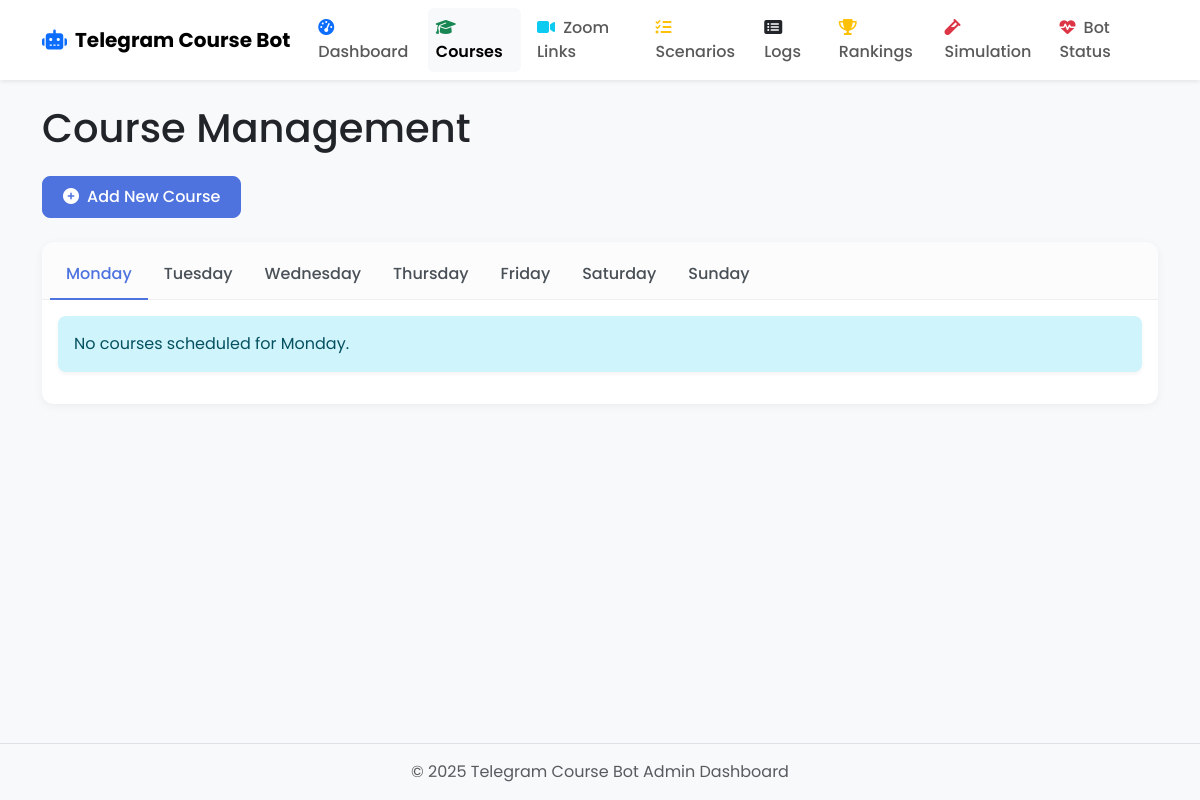
The app's page /courses, older data.
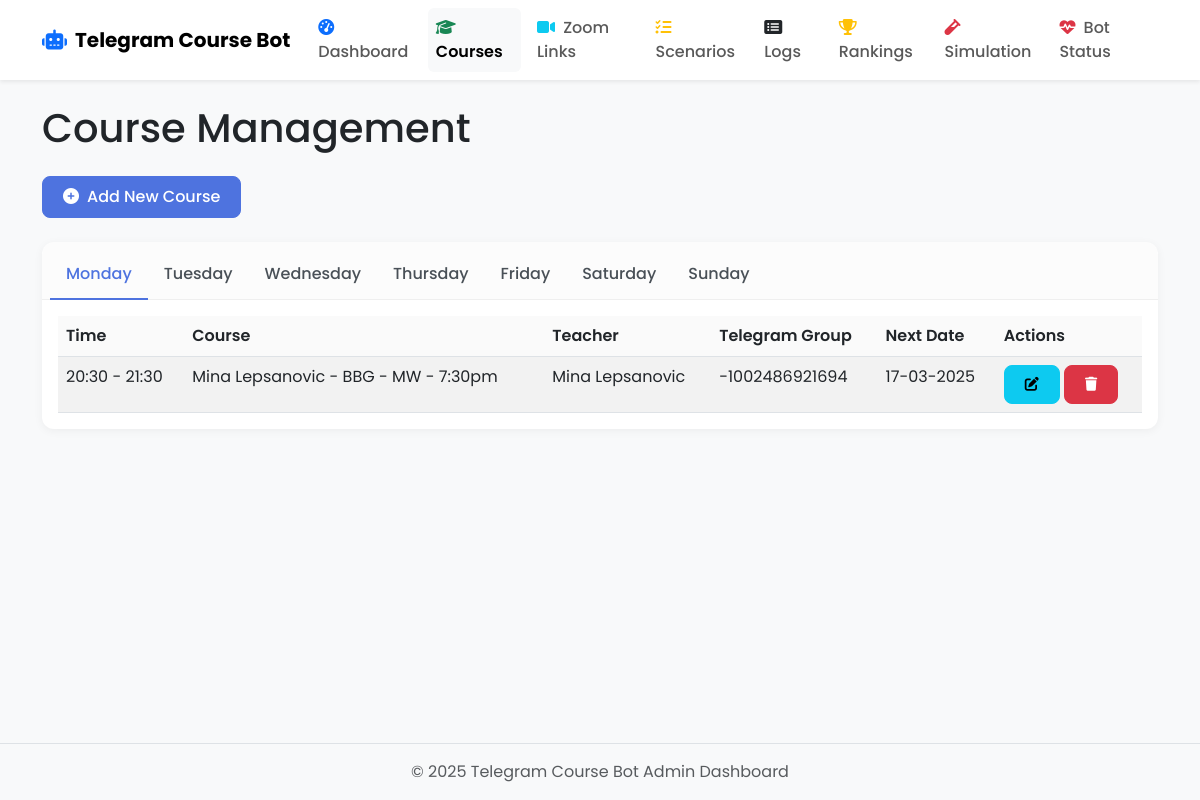
The same page, newer data.
### models.py (models this page shows, shortened)
class Course(db.Model):
    id = db.Column(db.Integer, primary_key=True)
    course_name = db.Column(db.String(100), nullable=False)
    teacher_name = db.Column(db.String(100), nullable=False)
    telegram_group_id = db.Column(db.String(100), nullable=False)
    day_of_week = db.Column(db.Integer, nullable=False)  # 0-6, Monday is 0
    start_time = db.Column(db.Time, nullable=False)
    end_time = db.Column(db.Time, nullable=False)
    schedule_date = db.Column(db.Date, nullable=True)  # The next occurrence date
    zoom_link = db.Column(db.String(255), nullable=True)
    zoom_meeting_id = db.Column(db.String(100), nullable=True)
    created_at = db.Column(db.DateTime, default=datetime.utcnow)
    updated_at = db.Column(db.DateTime, default=datetime.utcnow, onupdate=datetime.utcnow)

### routes.py (the view)
    @app.route('/courses')
    def courses():
        all_courses = Course.query.order_by(Course.day_of_week, Course.start_time).all()
        days = ["Monday", "Tuesday", "Wednesday", "Thursday", "Friday", "Saturday", "Sunday"]
        courses_by_day = {day: [] for day in days}
        for course in all_courses:
            day_name = days[course.day_of_week]
            courses_by_day[day_name].append(course)
        return render_template('courses.html', courses_by_day=courses_by_day, days=days)

### templates/courses.html (shortened to what this page needs)
{% extends 'layout.html' %}
{% block content %}
<div class="row">
    <div class="col-12">
        <h1 class="mb-4">Course Management</h1>
    </div>
</div>
<div class="row mb-4">
    <div class="col-12">
        <button type="button" class="btn btn-primary" data-bs-toggle="modal" data-bs-target="#addCourseModal">
            <i class="fas fa-plus-circle me-2"></i>Add New Course
        </button>
    </div>
</div>
<div class="card">
    <div class="card-header">
        <ul class="nav nav-tabs card-header-tabs" id="courseTabs" role="tablist">
            {% for day in days %}
            <li class="nav-item" role="presentation">
                <button class="nav-link {% if loop.first %}active{% endif %}"
                        id="{{ day.lower() }}-tab"
                        data-bs-toggle="tab"
                        data-bs-target="#{{ day.lower() }}"
                        type="button"
                        role="tab"
                        aria-controls="{{ day.lower() }}"
                        aria-selected="{% if loop.first %}true{% else %}false{% endif %}">
                    {{ day }}
                </button>
            </li>
            {% endfor %}
        </ul>
    </div>
    <div class="card-body">
        <div class="tab-content" id="courseTabsContent">
            {% for day in days %}
            <div class="tab-pane fade {% if loop.first %}show active{% endif %}"
                 id="{{ day.lower() }}"
                 role="tabpanel"
                 aria-labelledby="{{ day.lower() }}-tab">
                {% if courses_by_day[day] %}
                <div class="table-responsive">
                    <table class="table table-striped table-hover">
                        <thead>
                            <tr>
                                <th>Time</th>
                                <th>Course</th>
                                <th>Teacher</th>
                                <th>Telegram Group</th>
                                <th>Next Date</th>
                                <th>Actions</th>
                            </tr>
                        </thead>
                        <tbody>
                            {% for course in courses_by_day[day] %}
                            <tr>
                                <td>{{ course.start_time.strftime('%H:%M') }} - {{ course.end_time.strftime('%H:%M') }}</td>
                                <td>{{ course.course_name }}</td>
                                <td>{{ course.teacher_name }}</td>
                                <td>{{ course.telegram_group_id }}</td>
                                <td>
                                    {% if course.schedule_date %}
                                        {{ course.schedule_date.strftime('%d-%m-%Y') }}
                                    {% else %}
                                        <span class="badge bg-warning text-dark">Not scheduled</span>
                                    {% endif %}
                                </td>
                                <td>
                                    <button class="btn btn-sm btn-info edit-course-btn"
                                            data-course-id="{{ course.id }}"
                                            data-course-name="{{ course.course_name }}"
                                            data-teacher-name="{{ course.teacher_name }}"
                                            data-day-of-week="{{ course.day_of_week }}"
                                            data-start-time="{{ course.start_time.strftime('%H:%M') }}"
                                            data-end-time="{{ course.end_time.strftime('%H:%M') }}"
                                            data-telegram-group-id="{{ course.telegram_group_id }}">
                                        <i class="fas fa-edit"></i>
                                    </button>
                                    <button class="btn btn-sm btn-danger delete-course-btn" data-course-id="{{ course.id }}">
                                        <i class="fas fa-trash"></i>
                                    </button>
                                </td>
                            </tr>
                            {% endfor %}
                        </tbody>
                    </table>
                </div>
                {% else %}
                <div class="alert alert-info">No courses scheduled for {{ day }}.</div>
                {% endif %}
            </div>
            {% endfor %}
        </div>
    </div>
</div>
{% endblock %}

### templates/layout.html (shortened to what this page needs)
<!DOCTYPE html>
<html lang="en" data-bs-theme="light">
<head>
    <link href="https://cdn.jsdelivr.net/npm/bootstrap@5.3.0/dist/css/bootstrap.min.css" rel="stylesheet">
    <link rel="stylesheet" href="https://cdnjs.cloudflare.com/ajax/libs/font-awesome/6.4.0/css/all.min.css">
    <link rel="stylesheet" href="{{ url_for('static', filename='css/custom.css') }}">
</head>
<body>
    <nav class="navbar navbar-expand-lg navbar-light bg-white shadow-sm sticky-top">
        <div class="container">
            <a class="navbar-brand fw-bold" href="{{ url_for('dashboard') }}">
                <i class="fas fa-robot text-primary me-2"></i>Telegram Course Bot
            </a>
            <div class="collapse navbar-collapse" id="navbarNav">
                <ul class="navbar-nav ms-auto">
                    <li class="nav-item mx-1">
                        <a class="nav-link rounded {% if request.path == '/' or request.path == '/admin' %}active bg-light{% endif %}"
                           href="{{ url_for('dashboard') }}">
                            <i class="fas fa-tachometer-alt me-1 text-primary"></i> Dashboard
                        </a>
                    </li>
                    <li class="nav-item mx-1">
                        <a class="nav-link rounded {% if request.path == '/courses' %}active bg-light{% endif %}"
                           href="{{ url_for('courses') }}">
                            <i class="fas fa-graduation-cap me-1 text-success"></i> Courses
                        </a>
                    </li>
                    <li class="nav-item mx-1">
                        <a class="nav-link rounded {% if request.path == '/zoom-links' %}active bg-light{% endif %}"
                           href="{{ url_for('zoom_links') }}">
                            <i class="fas fa-video me-1 text-info"></i> Zoom Links
                        </a>
                    </li>
                    <li class="nav-item mx-1">
                        <a class="nav-link rounded {% if request.path == '/scenarios' %}active bg-light{% endif %}"
                           href="{{ url_for('scenarios') }}">
                            <i class="fas fa-tasks me-1 text-warning"></i> Scenarios
                        </a>
                    </li>
                    <li class="nav-item mx-1">
                        <a class="nav-link rounded {% if request.path == '/logs' %}active bg-light{% endif %}"
                           href="{{ url_for('logs') }}">
                            <i class="fas fa-list-alt me-1 text-dark"></i> Logs
                        </a>
                    </li>
                    <li class="nav-item mx-1">
                        <a class="nav-link rounded {% if request.path == '/rankings' %}active bg-light{% endif %}"
                           href="{{ url_for('rankings') }}">
                            <i class="fas fa-trophy me-1 text-warning"></i> Rankings
                        </a>
                    </li>
                    <li class="nav-item mx-1">
                        <a class="nav-link rounded {% if request.path == '/simulation' %}active bg-light{% endif %}"
                           href="{{ url_for('simulation') }}">
                            <i class="fas fa-vial me-1 text-danger"></i> Simulation
                        </a>
                    </li>
                    <li class="nav-item mx-1">
                        <a class="nav-link rounded {% if request.path == '/bot-status' %}active bg-light{% endif %}"
                           href="{{ url_for('bot_status') }}">
                            <i class="fas fa-heartbeat me-1 text-danger"></i> Bot Status
                        </a>
                    </li>
                </ul>
            </div>
        </div>
    </nav>
    <div class="container mt-4 mb-5">
        {% block content %}{% endblock %}
    </div>
    <footer class="footer bg-light py-3 mt-auto border-top">
        <div class="container text-center">
            <span class="text-muted">© 2025 Telegram Course Bot Admin Dashboard</span>
        </div>
    </footer>
</body>
</html>

### static/css/custom.css (style rules this page uses)
body { min-height: 100vh; display: flex; flex-direction: column; font-family: 'Poppins', sans-serif; background-color: #f8f9fa; color: #212529; }
.footer { margin-top: auto; }
.card { border-radius: 0.75rem; box-shadow: 0 2px 10px rgba(0, 0, 0, 0.05); margin-bottom: 1.5rem; border: none; background-color: #ffffff; transition: transform 0.2s, box-shadow 0.2s; }
.card-header { background-color: rgba(0, 0, 0, 0.01); border-bottom: 1px solid rgba(0, 0, 0, 0.05); border-top-left-radius: 0.75rem !important; border-top-right-radius: 0.75rem !important; font-weight: 600; }
.btn { border-radius: 0.5rem; padding: 0.5rem 1.25rem; font-weight: 500; transition: all 0.2s; }
.btn-primary { background-color: #4e73df; border-color: #4e73df; }
.table { width: 100%; margin-bottom: 0; color: #212529; }
.table th { font-weight: 600; background-color: rgba(0, 0, 0, 0.02); }
.navbar { box-shadow: 0 0.125rem 0.25rem rgba(0, 0, 0, 0.075); }
.navbar .nav-link { font-weight: 500; padding: 0.5rem 1rem; transition: all 0.2s; }
.navbar .nav-link.active { font-weight: 600; }
.nav-tabs .nav-link { border: none; color: #495057; padding: 0.75rem 1rem; font-weight: 500; }
.nav-tabs .nav-link.active { color: #4e73df; background-color: transparent; border-bottom: 2px solid #4e73df; }

Row changes from the older to the newer data that the page shows:
added Course: start_time "20:30", end_time "21:30", course_name "Mina Lepsanovic - BBG - MW - 7:30pm", teacher_name "Mina Lepsanovic", telegram_group_id "-1002486921694", schedule_date "17-03-2025"
Text that changed along with them:
new list line: "Time Course Teacher Telegram Group Next Date Actions"
list line gone: "No courses scheduled for Monday ."
